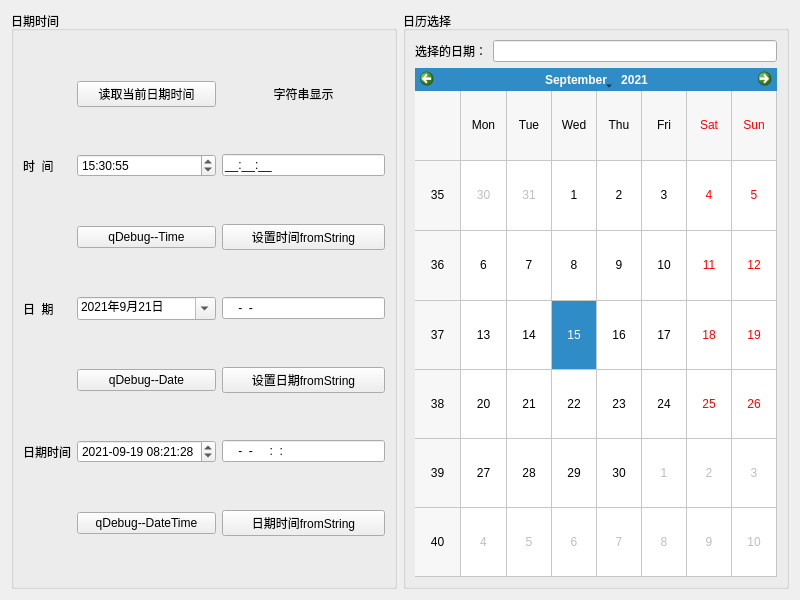
<?xml version="1.0" encoding="UTF-8"?>
<ui version="4.0">
 <class>Widget</class>
 <widget class="QWidget" name="Widget">
  <property name="geometry">
   <rect>
    <x>0</x>
    <y>0</y>
    <width>800</width>
    <height>600</height>
   </rect>
  </property>
  <property name="windowTitle">
   <string>日期时间数据</string>
  </property>
  <layout class="QHBoxLayout" name="horizontalLayout">
   <item>
    <widget class="QGroupBox" name="groupBox_2">
     <property name="title">
      <string>日期时间</string>
     </property>
     <layout class="QGridLayout" name="gridLayout">
      <item row="0" column="1">
       <widget class="QPushButton" name="btnGetTime">
        <property name="text">
         <string>读取当前日期时间</string>
        </property>
       </widget>
      </item>
      <item row="0" column="2">
       <widget class="QLabel" name="LabDateTime">
        <property name="text">
         <string>字符串显示</string>
        </property>
        <property name="alignment">
         <set>Qt::AlignCenter</set>
        </property>
       </widget>
      </item>
      <item row="1" column="0">
       <widget class="QLabel" name="label">
        <property name="text">
         <string>时  间</string>
        </property>
       </widget>
      </item>
      <item row="1" column="1">
       <widget class="QTimeEdit" name="timeEdit">
        <property name="displayFormat">
         <string>HH:mm:ss</string>
        </property>
        <property name="calendarPopup">
         <bool>true</bool>
        </property>
        <property name="time">
         <time>
          <hour>15</hour>
          <minute>30</minute>
          <second>55</second>
         </time>
        </property>
       </widget>
      </item>
      <item row="1" column="2">
       <widget class="QLineEdit" name="editTime">
        <property name="inputMask">
         <string>99:99:99;_</string>
        </property>
       </widget>
      </item>
      <item row="2" column="1">
       <widget class="QPushButton" name="btnDebugTime">
        <property name="text">
         <string>qDebug--Time</string>
        </property>
       </widget>
      </item>
      <item row="2" column="2">
       <widget class="QPushButton" name="btnSetTime">
        <property name="text">
         <string>设置时间fromString</string>
        </property>
       </widget>
      </item>
      <item row="3" column="0">
       <widget class="QLabel" name="label_2">
        <property name="text">
         <string>日  期</string>
        </property>
       </widget>
      </item>
      <item row="3" column="1">
       <widget class="QDateEdit" name="dateEdit">
        <property name="dateTime">
         <datetime>
          <hour>0</hour>
          <minute>0</minute>
          <second>0</second>
          <year>2021</year>
          <month>9</month>
          <day>21</day>
         </datetime>
        </property>
        <property name="currentSection">
         <enum>QDateTimeEdit::YearSection</enum>
        </property>
        <property name="displayFormat">
         <string>yyyy年M月d日</string>
        </property>
        <property name="calendarPopup">
         <bool>true</bool>
        </property>
        <property name="currentSectionIndex">
         <number>0</number>
        </property>
        <property name="date">
         <date>
          <year>2021</year>
          <month>9</month>
          <day>21</day>
         </date>
        </property>
       </widget>
      </item>
      <item row="3" column="2">
       <widget class="QLineEdit" name="editDate">
        <property name="inputMask">
         <string>9999-99-99</string>
        </property>
       </widget>
      </item>
      <item row="4" column="2">
       <widget class="QPushButton" name="btnSetDate">
        <property name="text">
         <string>设置日期fromString</string>
        </property>
       </widget>
      </item>
      <item row="5" column="0">
       <widget class="QLabel" name="label_3">
        <property name="text">
         <string>日期时间</string>
        </property>
       </widget>
      </item>
      <item row="5" column="1">
       <widget class="QDateTimeEdit" name="dateTimeEdit">
        <property name="dateTime">
         <datetime>
          <hour>8</hour>
          <minute>21</minute>
          <second>28</second>
          <year>2021</year>
          <month>9</month>
          <day>19</day>
         </datetime>
        </property>
        <property name="date">
         <date>
          <year>2021</year>
          <month>9</month>
          <day>19</day>
         </date>
        </property>
        <property name="time">
         <time>
          <hour>8</hour>
          <minute>21</minute>
          <second>28</second>
         </time>
        </property>
        <property name="currentSection">
         <enum>QDateTimeEdit::YearSection</enum>
        </property>
        <property name="displayFormat">
         <string>yyyy-MM-dd HH:mm:ss</string>
        </property>
       </widget>
      </item>
      <item row="5" column="2">
       <widget class="QLineEdit" name="editDateTime">
        <property name="minimumSize">
         <size>
          <width>150</width>
          <height>0</height>
         </size>
        </property>
        <property name="inputMask">
         <string>9999-99-99 99:99:99</string>
        </property>
       </widget>
      </item>
      <item row="6" column="2">
       <widget class="QPushButton" name="btnSetDateTime">
        <property name="text">
         <string>日期时间fromString</string>
        </property>
       </widget>
      </item>
      <item row="4" column="1">
       <widget class="QPushButton" name="btnDebugDate">
        <property name="text">
         <string>qDebug--Date</string>
        </property>
       </widget>
      </item>
      <item row="6" column="1">
       <widget class="QPushButton" name="btnDebugDateTime">
        <property name="text">
         <string>qDebug--DateTime</string>
        </property>
       </widget>
      </item>
     </layout>
    </widget>
   </item>
   <item>
    <widget class="QGroupBox" name="groupBox_3">
     <property name="title">
      <string>日历选择</string>
     </property>
     <layout class="QGridLayout" name="gridLayout_3">
      <item row="0" column="1">
       <widget class="QLineEdit" name="editCalendar"/>
      </item>
      <item row="1" column="0" colspan="2">
       <widget class="QCalendarWidget" name="calendarWidget">
        <property name="selectedDate">
         <date>
          <year>2021</year>
          <month>9</month>
          <day>15</day>
         </date>
        </property>
        <property name="gridVisible">
         <bool>true</bool>
        </property>
       </widget>
      </item>
      <item row="0" column="0">
       <widget class="QLabel" name="label_5">
        <property name="text">
         <string>选择的日期：</string>
        </property>
       </widget>
      </item>
     </layout>
    </widget>
   </item>
  </layout>
 </widget>
 <resources/>
 <connections/>
</ui>
